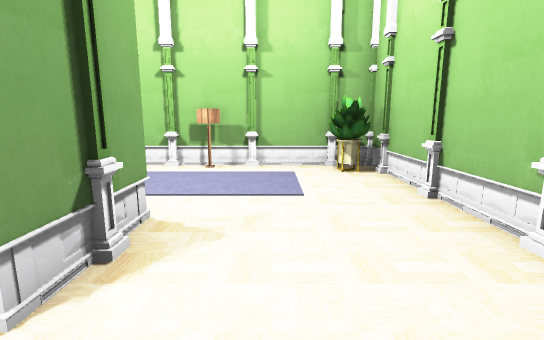
View 1 (above)

20 first-person views from a walk through a Unity game level. The camera is 1.2 m above the floor, tilts 10° down and sees 85° across. Doors are open. The floor is counted in squares, 1 m on a side. Each view is taken from the middle of a square. On the plan, view 1 faces up. The plan holds only what a view shows up to about 13 squares ahead; the rest is blank. Some surface patterns are stand-ins.

View 2
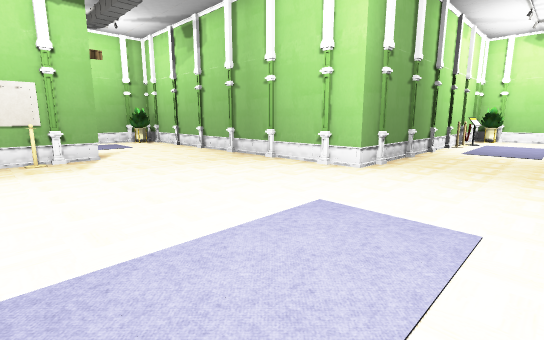

View 3
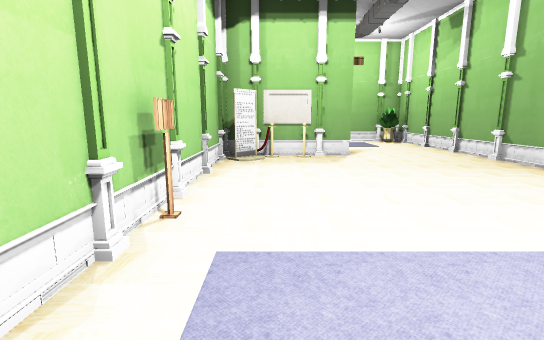

View 4
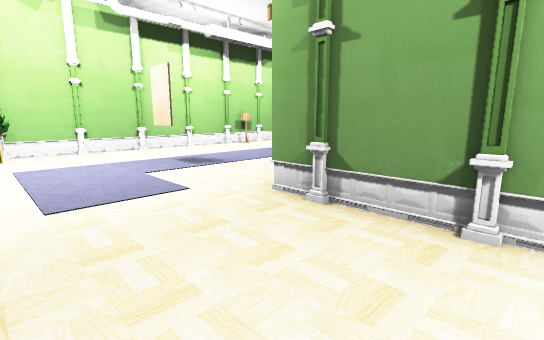

View 5
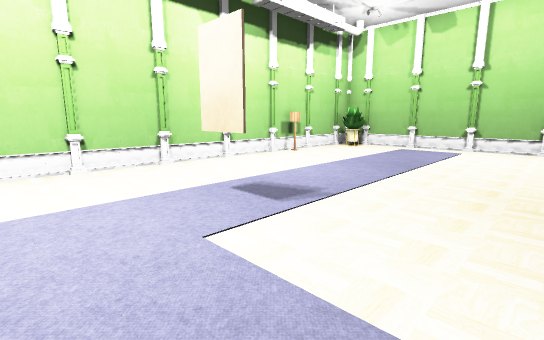

View 6
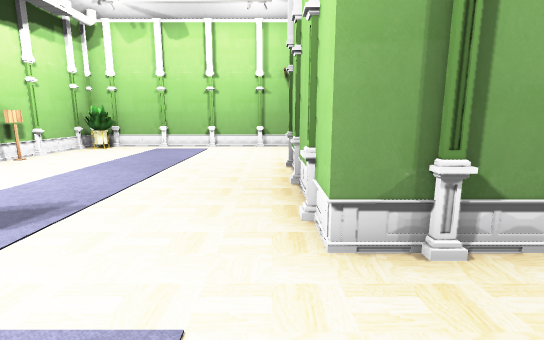

View 7
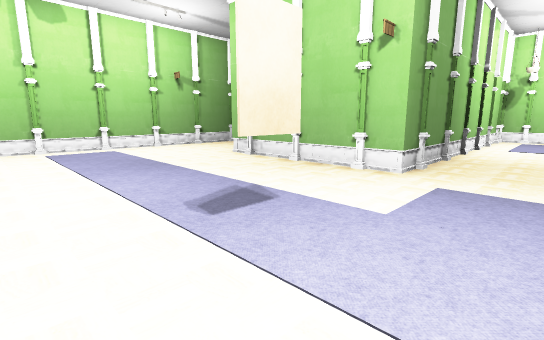

View 8
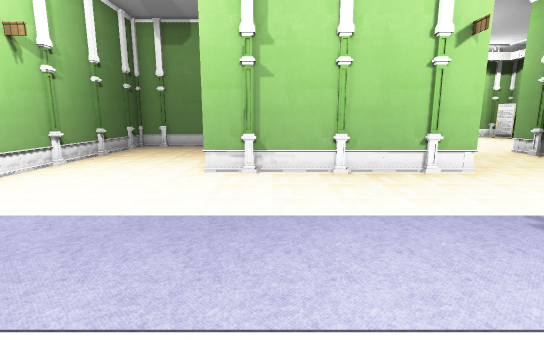

View 9
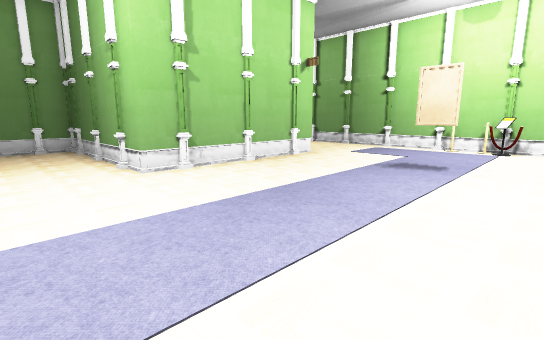

View 10
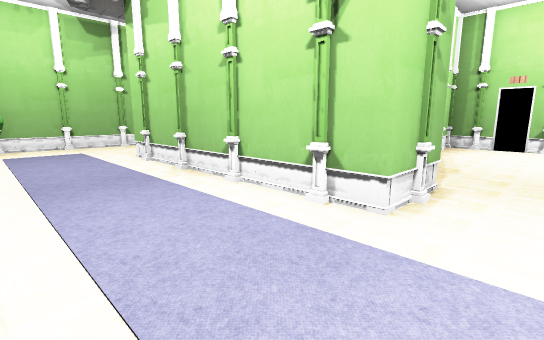

View 11
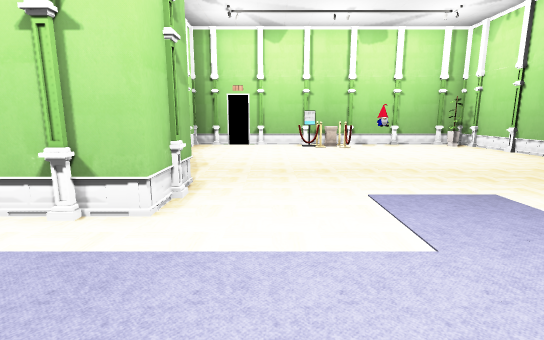

View 12
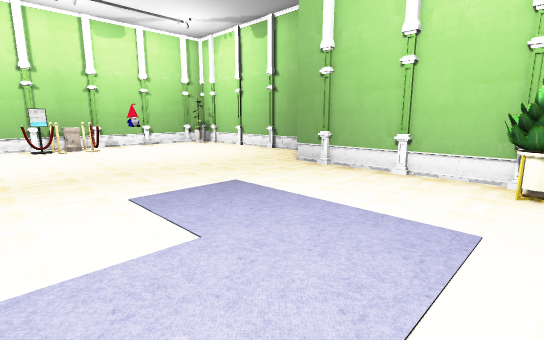

View 13
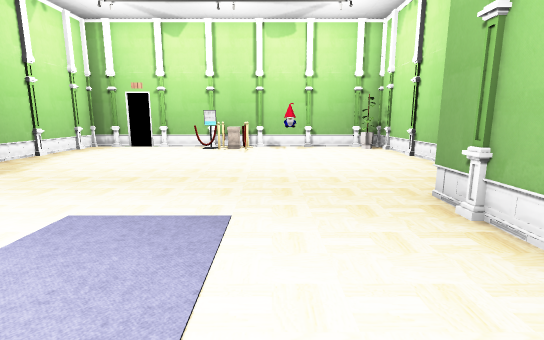

View 14
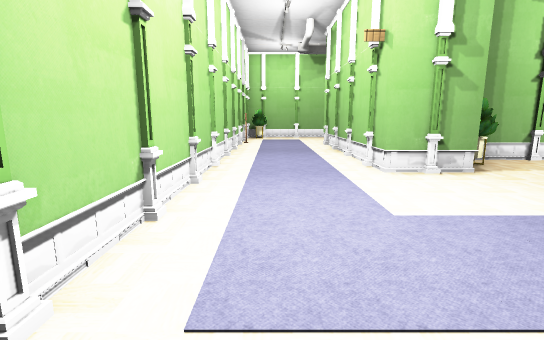

View 15
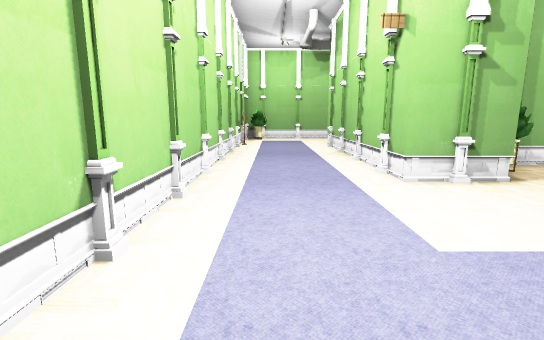

View 16
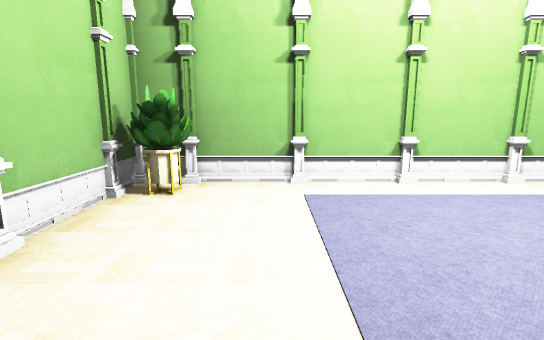

View 17
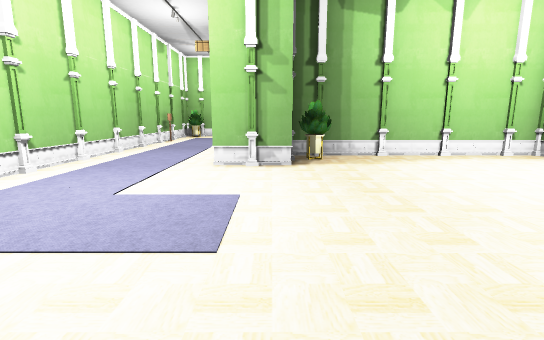

View 18
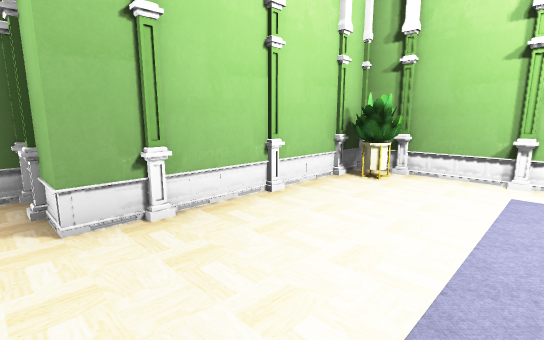

View 19
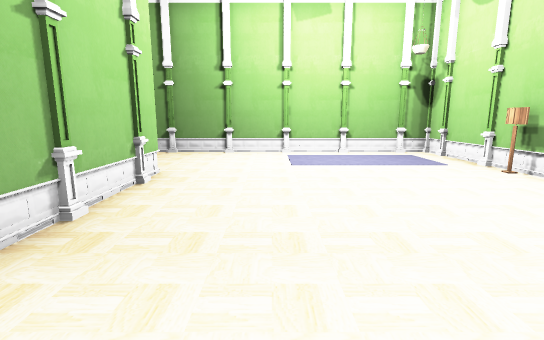

View 20
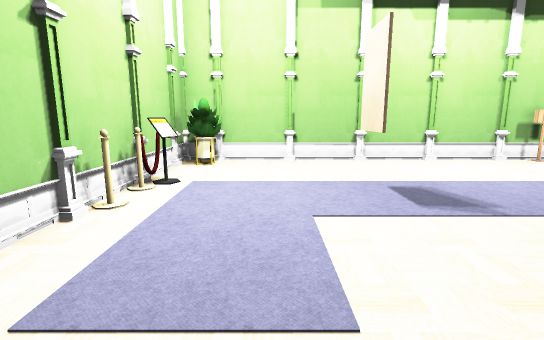

### Floor plan
Points are (right, up) in squares from view 1. A wall is a line through its corners. A room is listed if a view was taken in it or the views show most of it. See-through windows are left out.
Room 1 (views 1, 2, 3, 4, 5, 6, 7, 8, 9, 19, 20)
walls: (13.5, -4.5) (2.5, -4.5) (2.5, 7.5) (-0.5, 7.5); (-1.5, 3.5) (-1.5, 1.5) (-4.5, 1.5); (-5.5, 0.5) (-5.5, -8.5) (6.5, -8.5) (6.5, -14.5) (0.5, -14.5) (0.5, -18.5) (14.5, -18.5) (14.5, -4.5) (13.7, -4.5); (-5.5, 1.5) (-5.5, 1)
low walls: (4.5, -8.4) (5.1, -8.5); (-5.5, -5.9) (-5.4, -6.5)
ways out: opening at (-0.3, 5) to room 2
objects: other object (-5, -4); other object (-5, 1); other object (-4, 1); other object (-3, 1); other object (1, 6) to (2, 7); other object (10, -6); other object (10, -5); other object (11, -5); other object (12, -5); other object (13, -18) to (14, -17); other object (13, -6) to (14, -5); other object (14, -14)
Room 2 (views 10, 11, 12, 13, 14, 15, 16, 17, 18)
walls: (-9.5, 1.5) (-9.5, 3.5) (-1.5, 3.5); (-7.5, 0.6) (-7.5, 1.4); (-19.5, -0.1) (-19.5, -6.5) (-9.9, -6.5); (-9.1, -6.5) (-7.5, -6.5) (-7.5, 0.5); (-0.5, 7.5) (-17.5, 7.5) (-17.5, 1.5) (-19.5, 1.5) (-19.5, 1.1)
low walls: (-13.4, 7.5) (-14, 7.4); (-17.4, 5.5) (-17.5, 4.9); (-14.9, 7.5) (-15.5, 7.4)
ways out: opening at (-0.3, 5) to room 1; open door at (-9.5, -6.5)
objects: other object (-17, 6) to (-16, 7); other object (-16, -6); other object (-14, -6); other object (-14, -5); other object (-13, -6); other object (-13, -5); other object (-9, 0) to (-8, 1); other object (-2, 6); other object (-2, 7); other object (-1, 7)

Positions as (right, up) in squares from view 1, and headings:
1: (0, 0), facing up
2: (-4, -8), facing up-right
3: (-4, -8), facing up
4: (3, -5), facing down-right
5: (7, -6), facing down-right
6: (7, -6), facing down
7: (13, -6), facing down-left
8: (13, -13), facing left
9: (13, -17), facing up-left
10: (-11, 7), facing down-right
11: (-11, 7), facing down
12: (-11, 7), facing down-left
13: (-15, 6), facing down
14: (-16, 6), facing right
15: (-15, 6), facing right
16: (-15, 2), facing up
17: (-17, 2), facing right
18: (-14, 1), facing up-left
19: (0, 2), facing down
20: (6, -7), facing right
